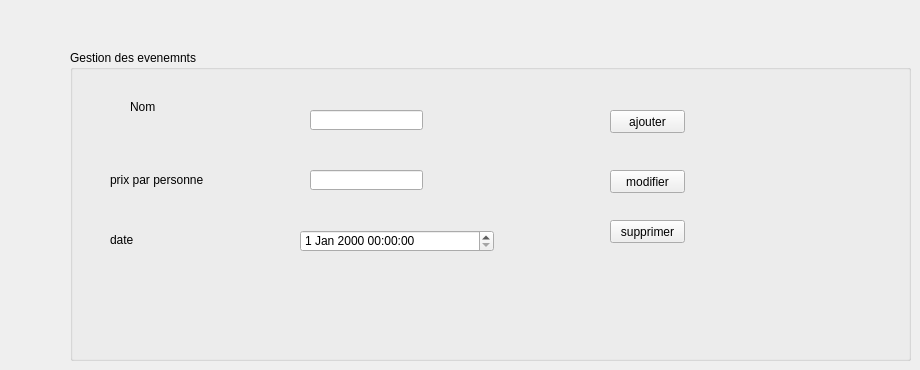
      <widget class="QWidget" name="tab">
       <attribute name="title">
        <string>gestion evenement </string>
       </attribute>
       <widget class="QGroupBox" name="groupBox_6">
        <property name="geometry">
         <rect>
          <x>70</x>
          <y>50</y>
          <width>841</width>
          <height>311</height>
         </rect>
        </property>
        <property name="title">
         <string>Gestion des evenemnts</string>
        </property>
        <widget class="QPushButton" name="pushButton_7">
         <property name="geometry">
          <rect>
           <x>540</x>
           <y>60</y>
           <width>75</width>
           <height>23</height>
          </rect>
         </property>
         <property name="text">
          <string>ajouter</string>
         </property>
        </widget>
        <widget class="QPushButton" name="pushButton_8">
         <property name="geometry">
          <rect>
           <x>540</x>
           <y>120</y>
           <width>75</width>
           <height>23</height>
          </rect>
         </property>
         <property name="text">
          <string>modifier</string>
         </property>
        </widget>
        <widget class="QPushButton" name="pushButton_9">
         <property name="geometry">
          <rect>
           <x>540</x>
           <y>170</y>
           <width>75</width>
           <height>23</height>
          </rect>
         </property>
         <property name="text">
          <string>supprimer</string>
         </property>
        </widget>
        <widget class="QLineEdit" name="nom_6">
         <property name="geometry">
          <rect>
           <x>240</x>
           <y>60</y>
           <width>113</width>
           <height>20</height>
          </rect>
         </property>
        </widget>
        <widget class="QLineEdit" name="prix_5">
         <property name="geometry">
          <rect>
           <x>240</x>
           <y>120</y>
           <width>113</width>
           <height>20</height>
          </rect>
         </property>
        </widget>
        <widget class="QDateTimeEdit" name="dateTimeEdit_2">
         <property name="geometry">
          <rect>
           <x>230</x>
           <y>180</y>
           <width>194</width>
           <height>22</height>
          </rect>
         </property>
        </widget>
        <widget class="QLabel" name="label_19">
         <property name="geometry">
          <rect>
           <x>60</x>
           <y>50</y>
           <width>47</width>
           <height>13</height>
          </rect>
         </property>
         <property name="text">
          <string>Nom</string>
         </property>
        </widget>
        <widget class="QLabel" name="label_28">
         <property name="geometry">
          <rect>
           <x>40</x>
           <y>120</y>
           <width>141</width>
           <height>20</height>
          </rect>
         </property>
         <property name="text">
          <string>prix par personne</string>
         </property>
        </widget>
        <widget class="QLabel" name="label_29">
         <property name="geometry">
          <rect>
           <x>40</x>
           <y>180</y>
           <width>101</width>
           <height>20</height>
          </rect>
         </property>
         <property name="text">
          <string>date</string>
         </property>
        </widget>
       </widget>
      </widget>
